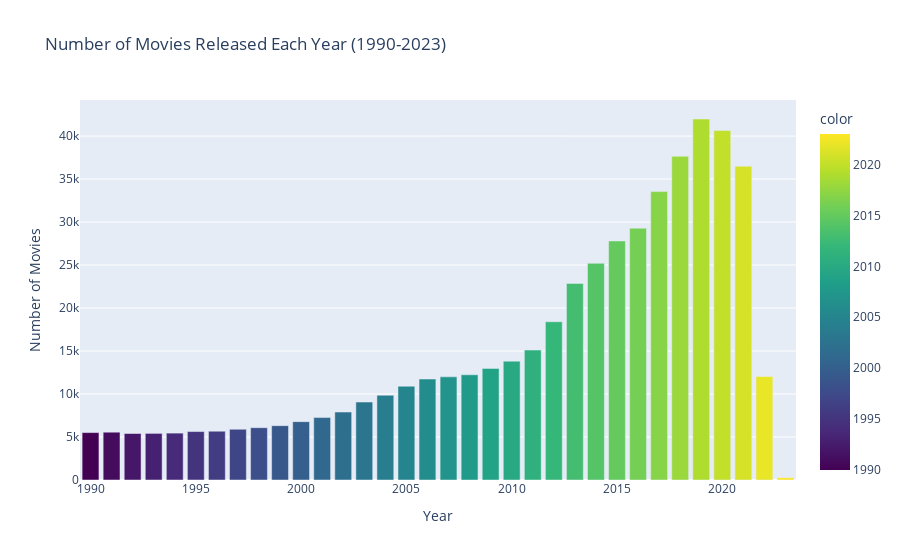

The notebook cell this image was saved under:
### Markdown cell above
## Total movies released in each year from 1990 to 2023

### Code cell
import plotly.express as px


# Filter movies released from 1990 to 2023
filtered_df = df[(df['release_year'] >= 1990) & (df['release_year'] <= 2023)]

# Count the number of movies released in each year
movies_per_year = filtered_df['release_year'].value_counts().sort_index()

# Create a Plotly bar plot
fig = px.bar(x=movies_per_year.index, y=movies_per_year.values,
             labels={'x': 'Year', 'y': 'Number of Movies'},
             title='Number of Movies Released Each Year (1990-2023)',
             color=movies_per_year.index,
             color_continuous_scale='viridis')

# Show the plot
fig.show()

### Figure 1 — Plotly figure (JSON) as saved in the notebook; plotly's stock layout.template omitted (floating-point values rounded to 4 significant figures)
{"data": [{"alignmentgroup": "True", "hovertemplate": "Year=%{x}<br>Number of Movies=%{y}<br>color=%{marker.color}<extra></extra>", "legendgroup": "", "marker": {"color": [1990, 1991, 1992, 1993, 1994, 1995, 1996, 1997, 1998, 1999, 2000, 2001, 2002, 2003, 2004, 2005, 2006, 2007, 2008, 2009, 2010, 2011, 2012, 2013, 2014, 2015, 2016, 2017, 2018, 2019, 2020, 2021, 2022, 2023], "coloraxis": "coloraxis", "pattern": {"shape": ""}}, "name": "", "offsetgroup": "", "orientation": "v", "showlegend": false, "textposition": "auto", "type": "bar", "x": [1990, 1991, 1992, 1993, 1994, 1995, 1996, 1997, 1998, 1999, 2000, 2001, 2002, 2003, 2004, 2005, 2006, 2007, 2008, 2009, 2010, 2011, 2012, 2013, 2014, 2015, 2016, 2017, 2018, 2019, 2020, 2021, 2022, 2023], "xaxis": "x", "y": [5514, 5559, 5407, 5420, 5453, 5633, 5672, 5901, 6085, 6321, 6786, 7260, 7901, 9067, 9859, 10908, 11743, 11995, 12238, 12977, 13824, 15112, 18407, 22859, 25202, 27796, 29286, 33538, 37645, 41983, 40638, 36494, 12032, 268], "yaxis": "y"}], "layout": {"barmode": "relative", "coloraxis": {"colorbar": {"title": {"text": "color"}}, "colorscale": [[0, "#440154"], [0.1111, "#482878"], [0.2222, "#3e4989"], [0.3333, "#31688e"], [0.4444, "#26828e"], [0.5556, "#1f9e89"], [0.6667, "#35b779"], [0.7778, "#6ece58"], [0.8889, "#b5de2b"], [1, "#fde725"]]}, "legend": {"tracegroupgap": 0}, "title": {"text": "Number of Movies Released Each Year (1990-2023)"}, "xaxis": {"anchor": "y", "domain": [0, 1], "title": {"text": "Year"}}, "yaxis": {"anchor": "x", "domain": [0, 1], "title": {"text": "Number of Movies"}}}}
